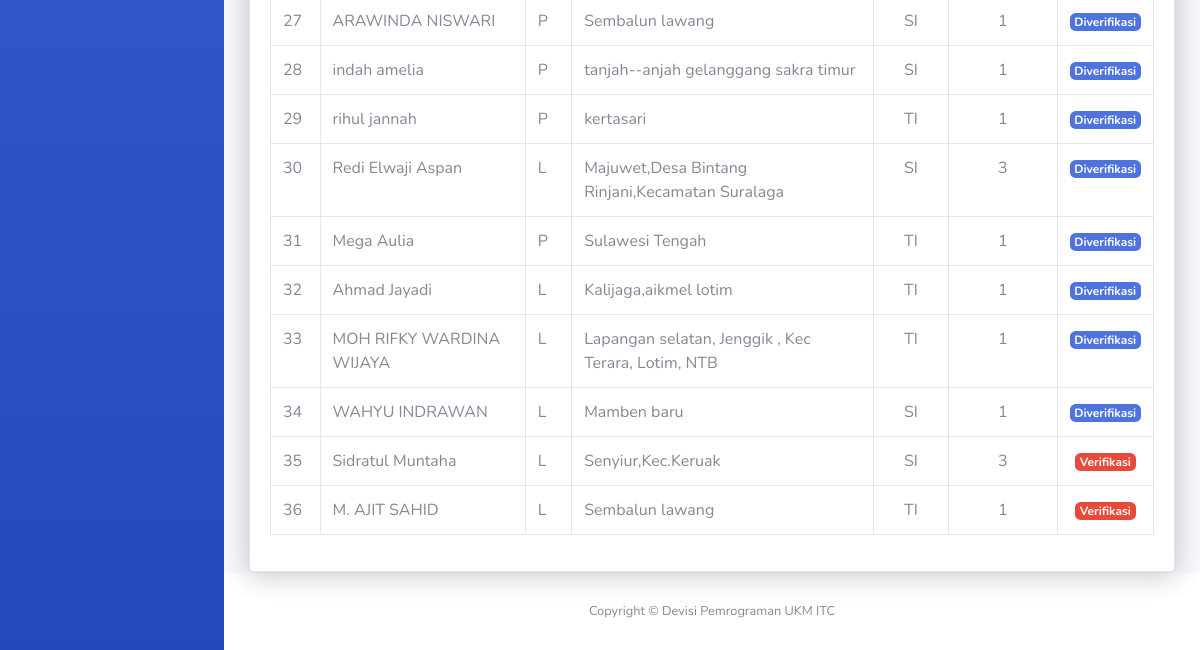
The page /dashboard/guest/ (lower part) on the database as committed earlier.
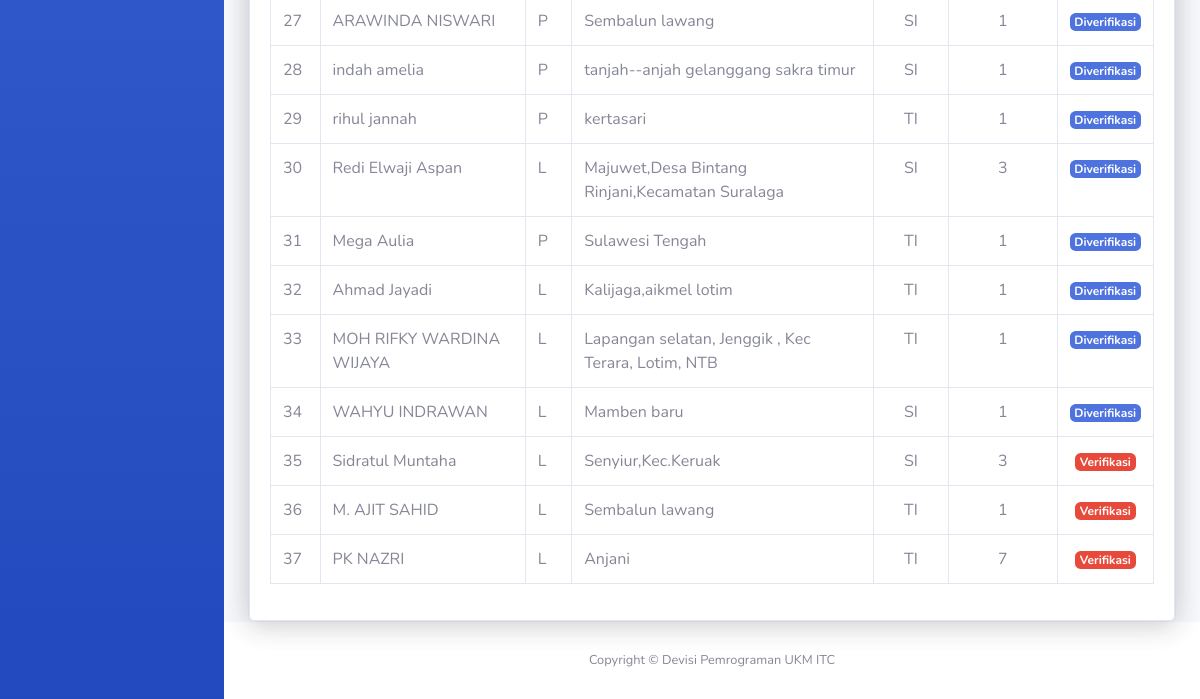
The same page on the database as committed later.
### ITC_APP/models.py (models this page shows, shortened)
class Anggota(models.Model):
    nama     = models.CharField(max_length=255)
    jk       = models.CharField(max_length=255)
    alamat   = models.TextField()
    nim      = models.CharField(max_length=10,default='1')
    prodi    = models.CharField(max_length=255)
    semester = models.CharField(max_length=255)
    nomor    = models.CharField(max_length=15)
    email    = models.CharField(max_length=255)
    qr       = models.ImageField(upload_to='qrcodes/', blank=True, null=True)
    diverifikasi = models.BooleanField(default=False)
    tanggal_diverifikasi = models.DateField(null=True, blank=True)

### UKM_ITC/views.py (the view)
# urls.py: path('dashboard/guest/',views.dash, name='dash'),
@csrf_exempt
def dash(request):
    anggota = Anggota.objects.all().order_by('-diverifikasi')
    context={
        'anggota':anggota
    }
    return render(request,'dash.html',context)

### TEMPLATES/dash.html (shortened to what this page needs)
{%load static%}
<!DOCTYPE html>
<html lang="en">
<head>
    {%include 'snippets/style.html'%}
</head>
<body id="page-top">
    <div id="wrapper">
        <ul class="navbar-nav bg-gradient-primary sidebar sidebar-dark accordion" id="accordionSidebar">
        </ul>
        <div id="content-wrapper" class="d-flex flex-column">
            <div id="content">
                <div class="container-fluid">
                    <div class="row">
                        <div class="col-xl-12 col-lg-9">
                            <div class="card shadow mb-UKM 4">
                                <div class="card shadow">
                                    <div class="card-body ">
                                        <div class="table-responsive">
                                            <table class="table table-bordered" id="dataTable" width="100%" cellspacing="0">
                                                <tbody>
                                                    {%for data in anggota%}
                                                    <tr>
                                                        <td>{{forloop.counter}}</td>
                                                        <td>
                                                            {{data.nama}}
                                                        </td>
                                                        <td>{{data.jk}}</td>
                                                        <td>{{data.alamat}}</td>
                                                        <td class="text-center">{{data.prodi}}</td>
                                                        <td class="text-center">{{data.semester}}</td>
                                                        <td class="text-center">
                                                            {% if data.diverifikasi %}
                                                            <span class="badge bg-primary text-white">Diverifikasi</span>
                                                            {% else %}
                                                            <span class="badge bg-danger text-white">Verifikasi</span>
                                                            {% endif %}
                                                        </td>
                                                    </tr>
                                                    {%endfor%}
                                                </tbody>
                                            </table>
                                        </div>
                                    </div>
                                </div>
                            </div>
                        </div>
                    </div>
                </div>
            </div>
           {%include 'snippets/footer.html'%}
        </div>
    </div>
</body>
</html>

### TEMPLATES/snippets/style.html (shortened to what this page needs)
{%load static%}
<link href="{%static 'css/sb-admin-2.min.css'%}" rel="stylesheet">
<link href="https://cdnjs.cloudflare.com/ajax/libs/font-awesome/6.1.0/css/all.min.css" rel="stylesheet">
<link rel="stylesheet" href="https://cdnjs.cloudflare.com/ajax/libs/fullcalendar/3.9.0/fullcalendar.css" />
<link rel="stylesheet" href="https://cdnjs.cloudflare.com/ajax/libs/fullcalendar/3.9.0/fullcalendar.css" />

### TEMPLATES/snippets/footer.html
{%load static%}
<footer class="sticky-footer bg-white">
    <div class="container my-auto">
        <div class="copyright text-center my-auto">
            <span>Copyright &copy; Devisi Pemrograman UKM ITC</span>
        </div>
    </div>
</footer>

### TEMPLATES/snippets/script.html (shortened to what this page needs)
{%load static%}

Rows that differ between the two databases and show on the page:
added Anggota: nama "PK NAZRI", jk "L", alamat "Anjani", prodi "TI", semester "7", diverifikasi "Verifikasi"
